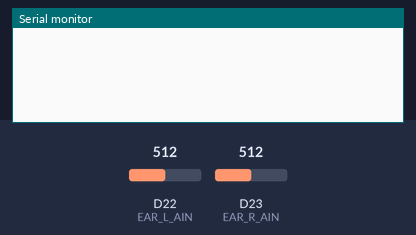
This sketch was run on a simulated Arduino Zero (SAMD21). Parts: the last lines printed to the serial monitor. The test bench sets the inputs (shaded band); at power-on: D22 (EAR_L_AIN) = 512, D23 (EAR_R_AIN) = 512 (analog values on the 0–1023 scale).

Above: at 3.2 s.
3.3 s: D22 (EAR_L_AIN) set to 714
At 4.6 s:
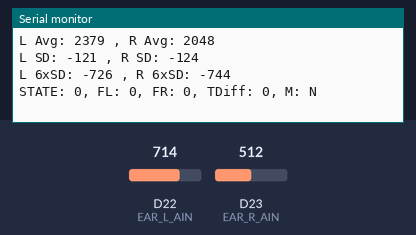
5.7 s: D22 (EAR_L_AIN) set to 735
At 6.1 s:
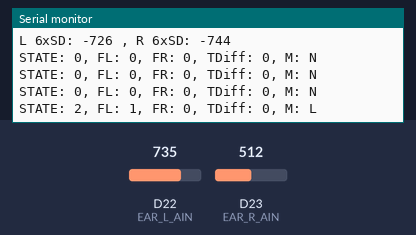

The sketch:

Test_SoundLoc_AReadBasic.ino
```cpp
#define EARS_ENVSAMP 0
#define EARS_SNDLOC 1

#define EAR_L_AIN A8
#define EAR_R_AIN A9

// Mode 0 = sample environment
// Mode 1 = locate sound
uint8_t modeFlag = 0;

// Variables for sound location code
// 0: no sound
// 1: forward -> sound but uncertain direction
// 2: left
// 3: right
byte earState = 0; // byte to send

uint16_t sampInterval = 10;
uint32_t sampLastTime = 0;
uint16_t numEnvSamples = 200;
uint32_t LEnvSum = 0, REnvSum = 0;
int16_t envSampInd = 0;
// 12bit = 1845 average with DFRobot Fermion Mic
// 10bit = 460 average with DFRobot Fermion Mic
int16_t LEnvStd = 1845;
int16_t LEnvAvg = LEnvStd, REnvAvg = LEnvStd;
int16_t LEnvDiffSum = 0, REnvDiffSum = 0;
int16_t LEnvSD = 0, REnvSD = 0;

bool foundSoundBoth = false;
int32_t soundLRTimeDiff = 0;

bool foundSoundL = false, foundSoundR = false;
uint32_t soundLTimeStamp = 0, soundRTimeStamp = 0;
int16_t soundL = 0, soundR = 0;
int16_t soundLOffset = 500, soundROffset = 500;

uint32_t earResetTime = 500;
uint32_t earPrevResetTime = 0;

int16_t soundLUpper = LEnvAvg + soundLOffset;
int16_t soundRUpper = REnvAvg + soundROffset;
int16_t soundLLower = LEnvAvg - soundLOffset;
int16_t soundRLower = REnvAvg - soundROffset;
int16_t timeDiffMinMUS = 75, timeDiffMaxMUS = 350;

uint32_t tStart = 0, tEnd = 0;
uint32_t tElapsed = 0;
uint16_t numSamples = 1000;
int16_t sampVal = 0;

void setup()
{
  Serial.begin(115200);
  analogReadResolution(12);
  delay(2000);
}

void loop()
{

  if(modeFlag == EARS_SNDLOC){
    locSound();
  }
  else{
    sampleEnv();
  }

  //tttttttttttttttttttttttttttttttttttttttttttttttt
  // TIMING CODE
  /*
  tStart = micros();
  for(int i=0; i<numSamples; i++) {
    foundSoundL = true;
    locSound();
  }
  tEnd = micros();
  tElapsed = tEnd - tStart;
  float tAvgMicroS = float(tElapsed)/float(numSamples);
  float tAvgS = tAvgMicroS/1000000.0;
  float freqAvg = 1.0/tAvgS;

  Serial.print("Avg. Time per Sample: ");
  Serial.print(tAvgMicroS);
  Serial.println(" us");
  Serial.print("Avg. Frequency: ");
  Serial.print(freqAvg);
  Serial.println(" Hz");
  Serial.println();
  delay(5000);
  */
  //tttttttttttttttttttttttttttttttttttttttttttttttt
}

void sampleEnv(){
  if((millis()-sampLastTime)>sampInterval){
    sampLastTime = millis();
    int16_t LSamp = analogRead(EAR_L_AIN);
    int16_t RSamp = analogRead(EAR_R_AIN);

    // Sum of values to calculate average
    LEnvSum = LEnvSum + LSamp;
    REnvSum = REnvSum + RSamp;

    // Difference to prelim average for SD calc
    LEnvDiffSum = LEnvDiffSum + abs(LEnvAvg - LSamp);
    REnvDiffSum = REnvDiffSum + abs(REnvAvg - RSamp);

    envSampInd++;
  }

  if(envSampInd >= numEnvSamples){
    envSampInd = 0;
    modeFlag = EARS_SNDLOC;

    LEnvAvg = int(float(LEnvSum)/float(numEnvSamples));
    REnvAvg = int(float(REnvSum)/float(numEnvSamples));
    LEnvSD = int(float(LEnvDiffSum)/float(numEnvSamples));
    REnvSD = int(float(REnvDiffSum)/float(numEnvSamples));

    soundLUpper = LEnvAvg + soundLOffset;
    soundRUpper = REnvAvg + soundROffset;
    soundLLower = LEnvAvg - soundLOffset;
    soundRLower = REnvAvg - soundROffset;

    Serial.print("L Avg: ");
    Serial.print(LEnvAvg);
    Serial.print(" , ");
    Serial.print("R Avg: ");
    Serial.println(REnvAvg);

    Serial.print("L SD: ");
    Serial.print(LEnvSD);
    Serial.print(" , ");
    Serial.print("R SD: ");
    Serial.println(REnvSD);

    Serial.print("L 6xSD: ");
    Serial.print(6*LEnvSD);
    Serial.print(" , ");
    Serial.print("R 6xSD: ");
    Serial.println(6*REnvSD);
  }
}

void locSound(){
  if(!foundSoundL){
    soundL = analogRead(EAR_L_AIN);
    if(((soundL > soundLUpper) || (soundL < soundLLower))){
      soundLTimeStamp = micros();
      foundSoundL = true;
    }
  }

  if(!foundSoundR){
    soundR = analogRead(EAR_R_AIN);
    if(!foundSoundR && ((soundR > soundRUpper) || (soundR < soundRLower))){
      soundRTimeStamp = micros();
      foundSoundR = true;
    }
  }

  if(foundSoundL && foundSoundR){
    foundSoundBoth = true;
    soundLRTimeDiff = soundLTimeStamp - soundRTimeStamp;

    if(abs(soundLRTimeDiff) > timeDiffMaxMUS){
      // if greater than max time then this is a relfection
      earState = 1;
    }
    else if(soundLRTimeDiff >= timeDiffMinMUS){
      // if positive the right first
      earState = 3;
    }
    else if(soundLRTimeDiff <= -timeDiffMinMUS){
      // if negative, then left first
      earState = 2;
    }
    else{
      // if in the uncertainty range then go forward
      earState = 1;
    }
  }
  else if(foundSoundL || foundSoundR){
    if(foundSoundL){
      earState = 2;
    }
    else if(foundSoundR){
      earState = 3;
    }
    else{
      // If only one ear is tripped then go forward
      earState = 1;
    }
  }
  else{
    earState = 0;
  }

  if((millis()-earPrevResetTime) > earResetTime){
    earPrevResetTime = millis();

    Serial.print("STATE: ");
    Serial.print(earState);
    Serial.print(", FL: ");
    Serial.print(foundSoundL);
    Serial.print(", FR: ");
    Serial.print(foundSoundR);
    Serial.print(", TDiff: ");
    Serial.print(soundLRTimeDiff);
    Serial.print(", M: ");
    if(earState==1){Serial.print("F");}
    else if(earState==2){Serial.print("L");}
    else if(earState==3){Serial.print("R");}
    else{Serial.print("N");}
    Serial.println();

    // Reset Vars
    foundSoundBoth = false;
    foundSoundL = false;
    foundSoundR = false;
    soundLTimeStamp = 0;
    soundRTimeStamp = 0;
    soundLRTimeDiff = 0;
  }
}
```

Measured:
- the behaviour switches between 723 and 724 on D22 (EAR_L_AIN) (found by bisection; images 1 and 2)
- after the input at 3.3 s, the serial monitor: prints a new line after 0.91 s (image 1)
- after the input at 5.7 s, the serial monitor: prints a new line at once (image 2)
